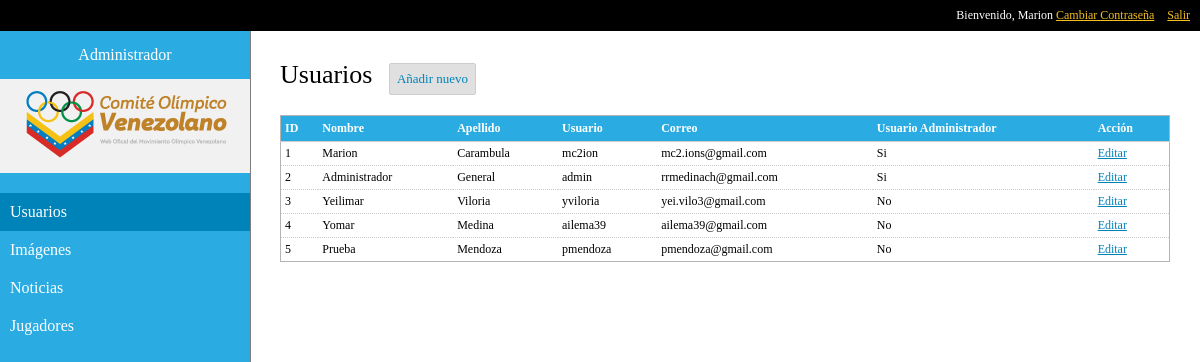
/admin/users.php (signed in), run on the app's committed database.
### tables this page shows
CREATE TABLE IF NOT EXISTS `usuarios` (
  `id` int(11) NOT NULL AUTO_INCREMENT,
  `nombre` varchar(250) DEFAULT NULL,
  `apellido` varchar(250) DEFAULT NULL,
  `usuario` varchar(250) DEFAULT NULL,
  `correo` varchar(250) DEFAULT NULL,
  `contrasena` varchar(500) DEFAULT NULL,
  `admin` int(11) DEFAULT NULL,
  `borrado` int(11) DEFAULT '0',
  PRIMARY KEY (`id`)
);

### admin/common/class-ui.php (the view, shortened to what this page needs)
<?php
class ui  {
    var $app  = array();
    function buildTable($data,$order=0,$filter=0, $filtericon=""){
        $row = 0;
        $tr  = "";
        $out = $this->styleTables($order, $filter);
        if ($data != ""){
            foreach((array)$data as $k=>$v){
                ($row == count($data) - 1) ? $class="class='last'" : $class = "";
                $row++; $tr .= "\n<tr $class>";
                foreach($v as $sk=>$sv) {
                    ($this->app["labels"][$sk] != "") ? $labelsk = $this->app["labels"][$sk] : $labelsk = $sk;
                    if ($_GET["fireUI"]["filter"][$sk] != "") $img = "<span class='fireUI_filter'>&#8226;</span>"; else $img = $filtericon;
                    if($row==1){
                        $th .= "\n  <th><span value=\"$sk\">". $labelsk."</span>$img" ;
                        $th .= "</th>";
                        }
                                 $tr .= "\n  <td><span>$sv</span></td>" ; }
                $tr .= "\n</tr>";
            }
        }else{
            if ($_GET["fireUI"]["filter"]!= ""){
                $out .= "No matches found. <a href='".$_SERVER['HTTP_REFERER']."'>Undo filter</a>";
                return $out;
            }
        }
        $out .= "<form id=\"fireUI-table-form\">";
        $out .=   "<table class=\"fireUI-table\">\n<thead>{$th}\n</thead>{$tr}</table>
                    <input style=\"display:none\" type=\"text\" name=\"fireUI[orderBy][field]\"     value=\"".htmlspecialchars($_GET["fireUI"]["orderBy"]["field"])."\"/>
                    <input style=\"display:none\" type=\"text\" name=\"fireUI[orderBy][direction]\" value=\"".htmlspecialchars($_GET["fireUI"]["orderBy"]["direction"])."\"/> ";
        $out .= "<input style=\"display:none\" type='submit'>
                </form>";
        $out .= $this->javascriptTable($order, $filter);
        return $out;
    }
    private function styleTables($order,$filter){
        $style .= "<style>
                    .fireUI-table{width:100%;border-collapse: collapse; margin-top:20px; border: 1px solid rgb(180, 180, 180); font-size:12px;}
                    @media (min-width: 501px) {.fireUI-table tr:hover{background-color:#F6F6F6;}}
                    .fireUI-table td{border-bottom:1px dotted #ccc;padding:4px;}
                    .fireUI-table thead{border-bottom:1px solid #ccc}
                    .fireUI-table *{text-align:left;}
                    .fireUI-table thead th{ font-size:12px;position:relative; background-color: #2AABE1; padding: 5px 4px; border-top: 1px solid #B4B4B4; color:white;}
                    .fireUI_navigation li{padding:10px;}
                    .fireUI-table span {overflow: hidden; text-overflow: ellipsis;}
                    ";
       if ($order || $filter){
       $style .=    "@media (min-width: 501px) {.fireUI-table thead th:hover{background: #0083B9;cursor: pointer; }}
                    .fireUI-table thead div{position:absolute;left:0px;top:38px;display:none; background:white; padding: 10px; box-shadow: 0px 0px 5px gray;}
                    .fireUI-table thead div input{padding: 3px; font-weight:normal;}";
       }
        if ($order) {
        $style .= "@media (min-width: 501px) {.fireUI-table thead span:hover{text-decoration:underline;cursor:pointer;}} ";
        }
        $style .= ".fireUI_filter{position:absolute; right:8px; top:4px;}
                    @media (min-width: 501px) {.fireUI_filter:hover{text-decoration:none !important;}}
                </style>";
        return $style;
    }
    private function javascriptTable($order, $filter){
        $out = '<script>';
           if ($order){
            $out.= '
                /* order by when clicking on stuff */
                $(".fireUI-table thead th span").click(function(event){
                event.stopPropagation();
                $("input[name=\'fireUI[orderBy][field]\']").val($(this).attr("value"));
                $("input[name=\'fireUI[orderBy][direction]\']").val(1-($("input[name=\'fireUI[orderBy][direction]\']").val()*1));
                $("#fireUI-table-form").submit(); })
                /* remove empty inputs on submit -- to prevent having a 2 km long URI */
                $("#fireUI-table-form").submit(function(){ $("#fireUI-table-form input").each(function(){ if($(this).val()==""){$(this).attr("disabled", "disabled")}}); return true; })
                /* display arrow on ordered field -- because its pretty */
                var arrow = []; arrow[0] = "&#9652;"; arrow[1] = "&#9662;";
                $("span[value=\'"+$("input[name=\'fireUI[orderBy][field]\']").val()+"\']").after(arrow[$("input[name=\'fireUI[orderBy][direction]\']").val()*1]);';
            }
            $out.= '</script>';
            return $out;
    }
    function setLabel($label){
        $this->app["labels"] = $label;
    }
}

### admin/css/style.css (style rules this page uses)
body { background: white; }
* { font-family: Verdana, Tahoma; margin: 0; padding: 0; }

### data on the page
usuarios: id "1 Marion Carambula mc2ion mc2.ions@gmail.com"
usuarios: id "2 Administrador General admin rrmedinach@gmail.com"
usuarios: id "3 Yeilimar Viloria yviloria yei.vilo3@gmail.com"
usuarios: id "4 Yomar Medina ailema39 ailema39@gmail.com"
usuarios: id "5 Prueba Mendoza pmendoza pmendoza@gmail.com"

### other printed values
$_COOKIE["cov-user-name"] "Marion"
$labelsk "ID Nombre Apellido Usuario Correo Usuario Administrador Acción"
$sv "Si Si No No No"
